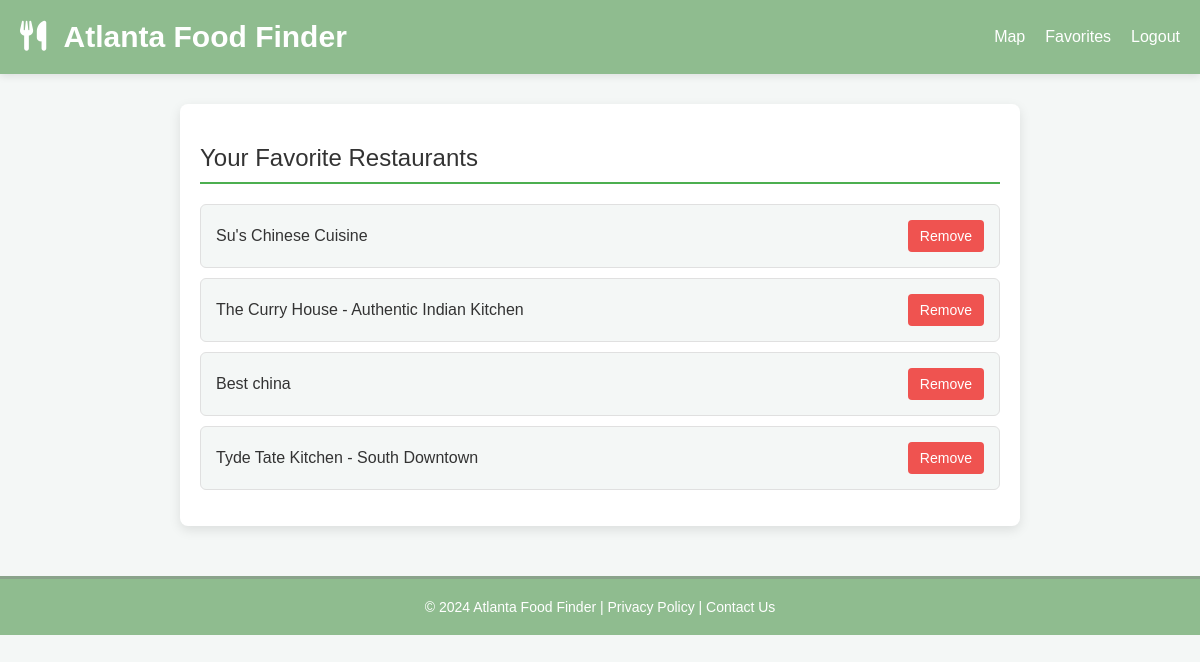
The page /list-favorites/ (signed in) on the database its author committed.
### geolocator/models.py (models this page shows, shortened)
class Favorite(models.Model):
    user = models.ForeignKey(User, on_delete=models.CASCADE, related_name='favorites')
    restaurant = models.CharField(max_length=255)
    restaurant_name = models.CharField(max_length=255)
    added_at = models.DateTimeField(auto_now_add=True)
    class Meta:
        unique_together = ('user', 'restaurant')
        verbose_name = "Favorite"
        verbose_name_plural = "Favorites"

### geolocator/views.py (the view)
# urls.py: path('list-favorites/', views.list_favorites, name='list_favorites')
@login_required
def list_favorites(request):
    favorites = Favorite.objects.filter(user=request.user)
    print(favorites)
    return render(request, 'favorites/list-favorites.html', {'favorites': favorites})

### geolocator/templates/favorites/list-favorites.html (shortened to what this page needs)
<!DOCTYPE html>
<html lang="en">
<head>
    <link rel="stylesheet" href="https://cdnjs.cloudflare.com/ajax/libs/font-awesome/6.0.0-beta3/css/all.min.css" />
</head>
<body>
    <div class="banner">
        <div>
            <h1><i class="fas fa-utensils"></i> Atlanta Food Finder</h1>
        </div>
        <div class="nav-links">
            <a href="{% url 'geolocator' %}">Map</a>
            <a href="{% url 'list_favorites' %}">Favorites</a>
            <a href="{% url 'logout' %}">Logout</a>
        </div>
    </div>
    <div class="content">
        {% block content %}
            <h2>Your Favorite Restaurants</h2>
            {% if favorites %}
                <ul>
                    {% for favorite in favorites %}
                        <li>
                            <span>{{ favorite.restaurant_name }}</span>
                            <form action="{% url 'add_favorite' favorite.restaurant favorite.restaurant_name %}" method="post" style="display:inline;">
                                <button type="submit">Remove</button>
                            </form>
                        </li>
                    {% endfor %}
                </ul>
            {% else %}
                <p>You have no favorite restaurants yet.</p>
            {% endif %}
        {% endblock %}
    </div>
    <div class="footer">
        <p>&copy; 2024 Atlanta Food Finder | <a href="#">Privacy Policy</a> | <a href="#">Contact Us</a></p>
    </div>
</body>
</html>

### geolocator/templates/favorites/list-favorites.html (style rules this page uses)
body, html { margin: 0; padding: 0; font-family: 'Corbel', sans-serif; background-color: #f4f7f6; color: #333; }
.banner { background-color: darkseagreen; padding: 20px; display: flex; align-items: center; justify-content: space-between; box-shadow: 0 2px 8px rgba(0, 0, 0, 0.1); }
.banner h1 { margin: 0; font-size: 30px; color: #ffffff; display: inline-block; }
.banner i { margin-right: 10px; }
.nav-links { display: flex; gap: 20px; }
.nav-links a { color: #ffffff; text-decoration: none; font-size: 16px; font-weight: 500; transition: color 0.3s ease; }
.content { max-width: 800px; margin: 30px auto; padding: 20px; background: #ffffff; border-radius: 8px; box-shadow: 0 4px 12px rgba(0, 0, 0, 0.1); }
.content h2 { font-weight: 500; margin-bottom: 20px; border-bottom: 2px solid #4CAF50; padding-bottom: 10px; }
.content ul { list-style-type: none; padding: 0; }
.content li { background: #f4f7f6; padding: 15px; margin-bottom: 10px; display: flex; justify-content: space-between; align-items: center; border: 1px solid #e0e0e0; border-radius: 6px; transition: background 0.3s ease; }
.content button { background: #ef5350; color: #ffffff; border: none; padding: 8px 12px; border-radius: 4px; cursor: pointer; font-size: 14px; transition: background 0.3s ease; }
.footer { text-align: center; padding: 20px; background: darkseagreen; color: #ffffff; margin-top: 50px; border-top: 3px solid #8aa38b; }
.footer p { margin: 0; font-size: 14px; }
.footer a { color: #ffffff; text-decoration: none; font-weight: 500; }

### rows shown on the page
Favorite: restaurant_name "Su's Chinese Cuisine"
Favorite: restaurant_name "The Curry House - Authentic Indian Kitchen"
Favorite: restaurant_name "Best china"
Favorite: restaurant_name "Tyde Tate Kitchen - South Downtown"
